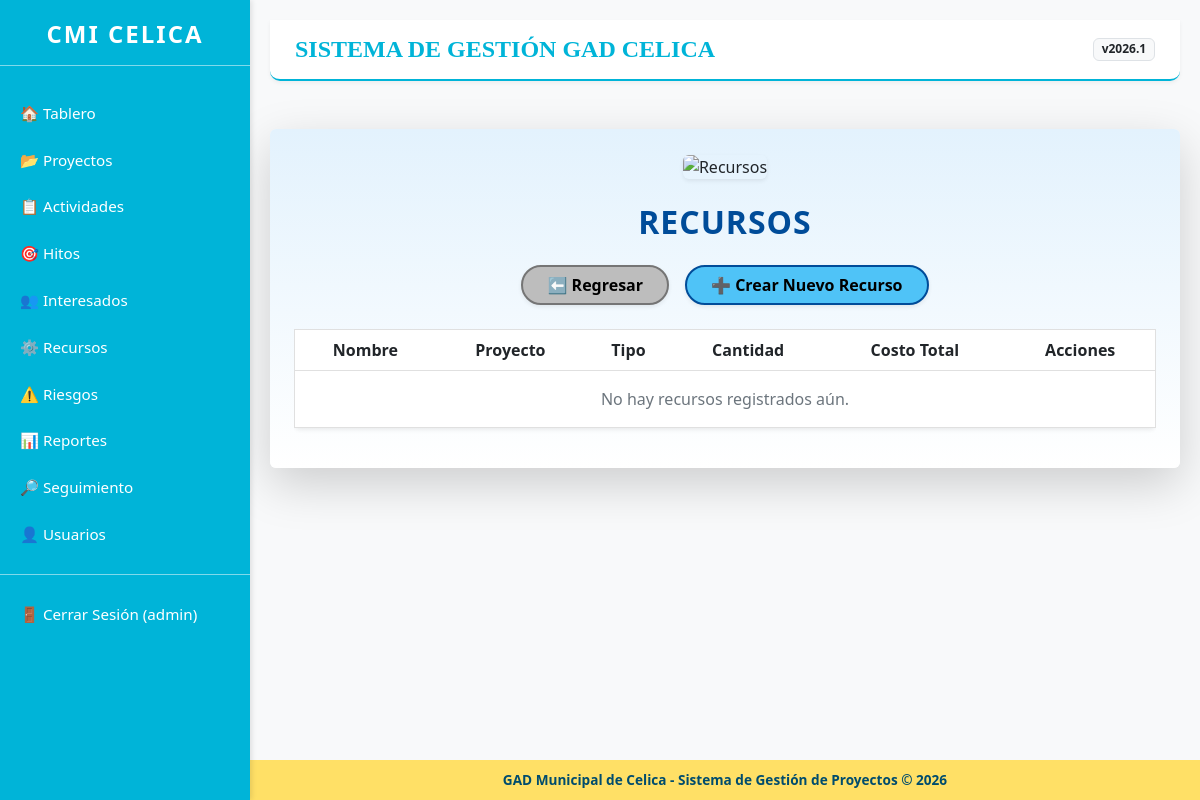
The app's page /resources/ (signed in), older data.
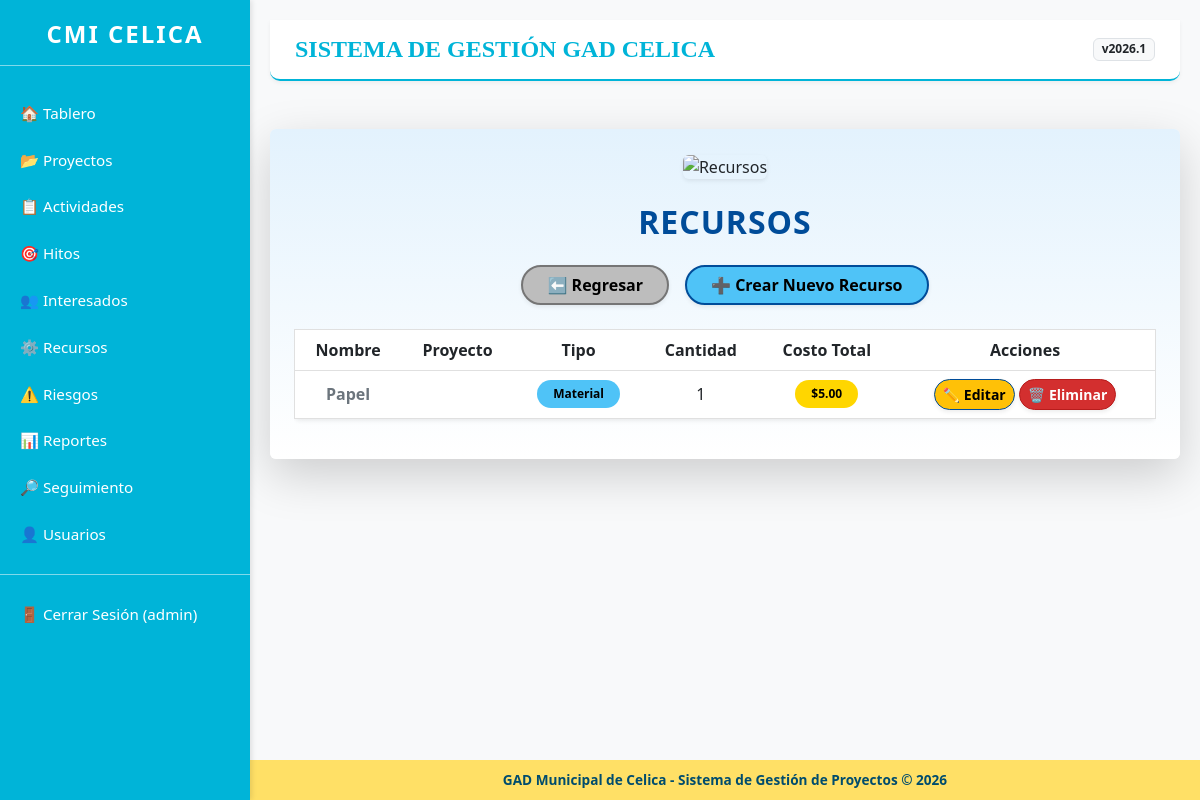
The same page, newer data.
### resources/models.py (models this page shows, shortened)
class Resource(models.Model):
    TYPE_CHOICES = [
        ('human', 'Humano'),
        ('material', 'Material'),
        ('equipment', 'Equipo'),
        ('financial', 'Financiero'),
        ('other', 'Otro'),
    ]
    activity = models.ForeignKey(Activity, on_delete=models.CASCADE, null=True, blank=True, verbose_name='Actividad')
    name = models.CharField(max_length=200, verbose_name='Nombre')
    type = models.CharField(max_length=20, choices=TYPE_CHOICES, verbose_name='Tipo')
    quantity = models.PositiveIntegerField(verbose_name='Cantidad')
    cost_per_unit = models.DecimalField(max_digits=10, decimal_places=2, verbose_name='Costo por Unidad')
    total_cost = models.DecimalField(max_digits=10, decimal_places=2, editable=False, verbose_name='Costo Total')
    description = models.TextField(blank=True, verbose_name='Descripción')
    class Meta:
        verbose_name = 'Recurso'
        verbose_name_plural = 'Recursos'

### resources/views.py (the view)
# urls.py: path('', views.resource_list, name='resource_list'),
@login_required
def resource_list(request):
    resources = Resource.objects.filter(activity__project__created_by=request.user)
    return render(request, 'resources/resource_list.html', {'resources': resources})

### templates/resources/resource_list.html (shortened to what this page needs)
{% extends 'base.html' %}
{% load static %}
{% block content %}
<div class="container my-5 p-4 shadow-lg rounded"
     style="background:linear-gradient(180deg,#e3f2fd 0%,#fff 100%); font-family:'Segoe UI','Helvetica Neue',sans-serif;">
    <div class="text-center mb-4">
        <img src="{% static 'projects/images/resources_logo.png' %}"
             alt="Recursos"
             class="img-fluid rounded shadow-sm"
             style="max-height:120px;">
    </div>
    <h1 class="mb-4 fw-bold text-center"
        style="font-size:2rem; color:#004c99; letter-spacing:1px; text-transform:uppercase;">
        Recursos
    </h1>
    <div class="text-center mb-4 d-flex justify-content-center gap-3 flex-wrap">
        <a href="javascript:history.back()"
           class="btn fw-bold px-4 shadow-sm rounded-pill"
           style="background-color:#bdbdbd; color:#000; border:2px solid #757575;">
           ⬅️ Regresar
        </a>
        <a href="{% url 'resources:resource_create' %}"
           class="btn fw-bold px-4 shadow-sm rounded-pill"
           style="background-color:#4fc3f7; color:#000; border:2px solid #004c99;">
           ➕ Crear Nuevo Recurso
        </a>
    </div>
    <div class="table-responsive">
        <table class="table table-hover align-middle shadow-sm rounded text-center"
               style="border:1px solid #e0e0e0;">
            <thead style="background-color:#ffd600; color:#000; font-weight:700; font-size:1rem;">
                <tr>
                    <th>Nombre</th>
                    <th>Proyecto</th>
                    <th>Tipo</th>
                    <th>Cantidad</th>
                    <th>Costo Total</th>
                    <th>Acciones</th>
                </tr>
            </thead>
            <tbody>
                {% for resource in resources %}
                    <tr>
                        <td class="fw-semibold text-secondary">{{ resource.name }}</td>
                        <td>{{ resource.project.name }}</td>
                        <td>
                            <span class="badge px-3 py-2 rounded-pill" style="background-color:#4fc3f7; color:#000;">
                                {{ resource.get_type_display }}
                            </span>
                        </td>
                        <td>{{ resource.quantity }}</td>
                        <td>
                            <span class="badge px-3 py-2 rounded-pill" style="background-color:#ffd600; color:#000;">
                                ${{ resource.total_cost }}
                            </span>
                        </td>
                        <td>
                            <a href="{% url 'resources:resource_edit' resource.pk %}"
                               class="btn btn-sm fw-bold shadow-sm rounded-pill"
                               style="background-color:#ffc107; color:#000; border:1px solid #004c99;">
                                ✏️ Editar
                            </a>
                            <a href="{% url 'resources:resource_delete' resource.pk %}"
                               class="btn btn-sm fw-bold shadow-sm rounded-pill"
                               style="background-color:#d32f2f; color:#fff; border:1px solid #b71c1c;">
                                🗑️ Eliminar
                            </a>
                        </td>
                    </tr>
                {% empty %}
                    <tr>
                        <td colspan="6" class="text-secondary text-center py-3">
                            No hay recursos registrados aún.
                        </td>
                    </tr>
                {% endfor %}
            </tbody>
        </table>
    </div>
</div>
{% endblock %}

Row changes from the older to the newer data that the page shows:
added Resource: name "Papel", type "Material", quantity "1", total_cost "5.00"
Text that changed along with them:
text no longer shown: "No hay recursos registrados aún."
